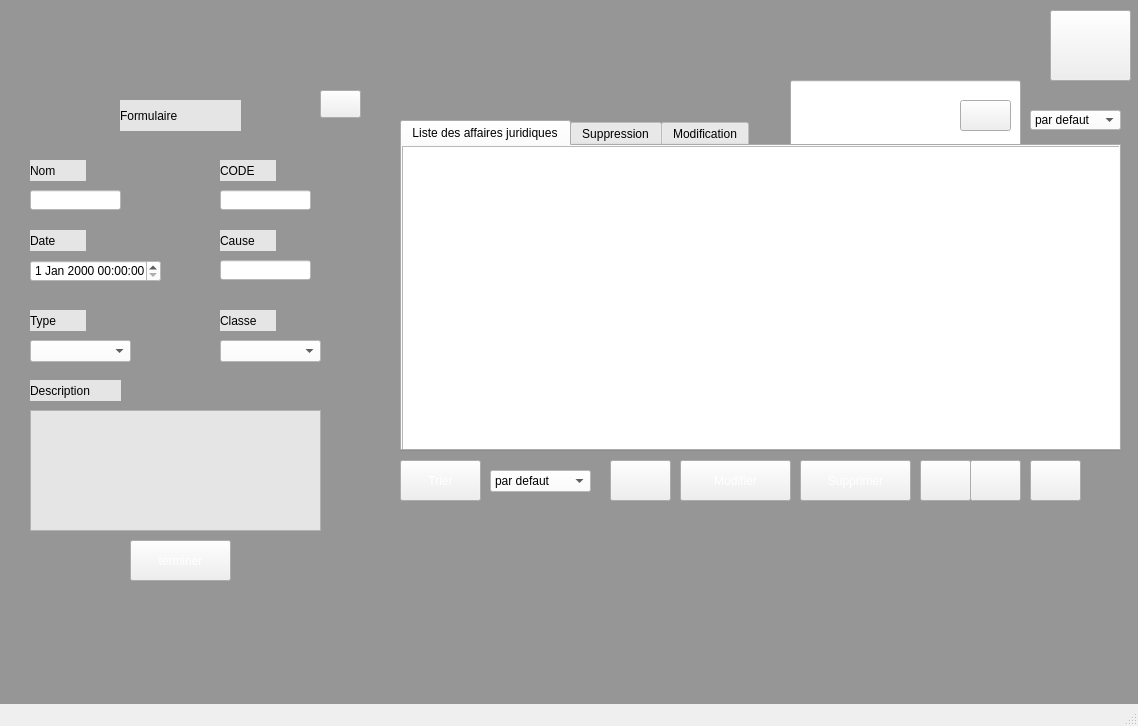
<?xml version="1.0" encoding="UTF-8"?>
<ui version="4.0">
 <class>MainWindow</class>
 <widget class="QMainWindow" name="MainWindow">
  <property name="geometry">
   <rect>
    <x>0</x>
    <y>0</y>
    <width>1138</width>
    <height>726</height>
   </rect>
  </property>
  <property name="windowTitle">
   <string>MainWindow</string>
  </property>
  <property name="styleSheet">
   <string notr="true"/>
  </property>
  <widget class="QWidget" name="centralwidget">
   <widget class="QLabel" name="label_4">
    <property name="geometry">
     <rect>
      <x>0</x>
      <y>0</y>
      <width>1351</width>
      <height>711</height>
     </rect>
    </property>
    <property name="styleSheet">
     <string notr="true">background-color: rgb(150, 150, 150);</string>
    </property>
    <property name="text">
     <string/>
    </property>
   </widget>
   <widget class="QPushButton" name="trier">
    <property name="geometry">
     <rect>
      <x>400</x>
      <y>460</y>
      <width>81</width>
      <height>41</height>
     </rect>
    </property>
    <property name="styleSheet">
     <string notr="true">border-image: url(:/recources/img/blue button.png);
font: 10pt &quot;Arial Rounded MT Bold&quot;;
color: rgb(255, 255, 255);</string>
    </property>
    <property name="text">
     <string>Trier</string>
    </property>
   </widget>
   <widget class="QComboBox" name="tri">
    <property name="geometry">
     <rect>
      <x>490</x>
      <y>470</y>
      <width>101</width>
      <height>22</height>
     </rect>
    </property>
    <property name="styleSheet">
     <string notr="true">background-color: rgb(255, 255, 255);</string>
    </property>
    <item>
     <property name="text">
      <string>par defaut</string>
     </property>
    </item>
    <item>
     <property name="text">
      <string>par classe</string>
     </property>
    </item>
    <item>
     <property name="text">
      <string>par date</string>
     </property>
    </item>
   </widget>
   <widget class="QPushButton" name="profil">
    <property name="geometry">
     <rect>
      <x>1050</x>
      <y>10</y>
      <width>81</width>
      <height>71</height>
     </rect>
    </property>
    <property name="styleSheet">
     <string notr="true">border-image: url(:/recources/img/profile.png);</string>
    </property>
    <property name="text">
     <string/>
    </property>
   </widget>
   <widget class="QLineEdit" name="recherche">
    <property name="geometry">
     <rect>
      <x>790</x>
      <y>80</y>
      <width>231</width>
      <height>71</height>
     </rect>
    </property>
    <property name="styleSheet">
     <string notr="true">
font: 14pt &quot;MS Shell Dlg 2&quot;;
border-image: url(:/recources/img/affichage.png);</string>
    </property>
    <property name="text">
     <string/>
    </property>
   </widget>
   <widget class="QGroupBox" name="groupBox_2">
    <property name="geometry">
     <rect>
      <x>10</x>
      <y>80</y>
      <width>361</width>
      <height>521</height>
     </rect>
    </property>
    <property name="title">
     <string/>
    </property>
    <widget class="QLabel" name="Menuajout">
     <property name="geometry">
      <rect>
       <x>0</x>
       <y>0</y>
       <width>361</width>
       <height>521</height>
      </rect>
     </property>
     <property name="styleSheet">
      <string notr="true">border-image: url(:/recources/img/menu ajout.png);
background-color: rgb(150, 150, 150);</string>
     </property>
     <property name="text">
      <string/>
     </property>
     <property name="scaledContents">
      <bool>true</bool>
     </property>
    </widget>
    <widget class="QPushButton" name="leave">
     <property name="geometry">
      <rect>
       <x>310</x>
       <y>10</y>
       <width>41</width>
       <height>28</height>
      </rect>
     </property>
     <property name="styleSheet">
      <string notr="true">border-image: url(:/recources/img/X.png);</string>
     </property>
     <property name="text">
      <string/>
     </property>
    </widget>
    <widget class="QLabel" name="Formulaire">
     <property name="geometry">
      <rect>
       <x>110</x>
       <y>20</y>
       <width>121</width>
       <height>31</height>
      </rect>
     </property>
     <property name="styleSheet">
      <string notr="true">background-color: rgb(229, 229, 229);
font: 14pt &quot;Arial Rounded MT Bold&quot;;
</string>
     </property>
     <property name="text">
      <string>Formulaire</string>
     </property>
     <property name="scaledContents">
      <bool>true</bool>
     </property>
    </widget>
    <widget class="QLabel" name="NOM_text">
     <property name="geometry">
      <rect>
       <x>20</x>
       <y>80</y>
       <width>56</width>
       <height>21</height>
      </rect>
     </property>
     <property name="styleSheet">
      <string notr="true">background-color: rgb(229, 229, 229);
font: 10pt &quot;MS Shell Dlg 2&quot;;</string>
     </property>
     <property name="text">
      <string>Nom</string>
     </property>
    </widget>
    <widget class="QLabel" name="CODE_text">
     <property name="geometry">
      <rect>
       <x>210</x>
       <y>80</y>
       <width>56</width>
       <height>21</height>
      </rect>
     </property>
     <property name="styleSheet">
      <string notr="true">background-color: rgb(229, 229, 229);
font: 10pt &quot;MS Shell Dlg 2&quot;;</string>
     </property>
     <property name="text">
      <string>CODE</string>
     </property>
    </widget>
    <widget class="QLineEdit" name="Nom">
     <property name="geometry">
      <rect>
       <x>20</x>
       <y>110</y>
       <width>91</width>
       <height>20</height>
      </rect>
     </property>
     <property name="styleSheet">
      <string notr="true">background-color: rgb(255, 255, 255);</string>
     </property>
    </widget>
    <widget class="QLineEdit" name="Code">
     <property name="geometry">
      <rect>
       <x>210</x>
       <y>110</y>
       <width>91</width>
       <height>20</height>
      </rect>
     </property>
     <property name="styleSheet">
      <string notr="true">background-color: rgb(255, 255, 255);</string>
     </property>
    </widget>
    <widget class="QLabel" name="Date">
     <property name="geometry">
      <rect>
       <x>20</x>
       <y>150</y>
       <width>56</width>
       <height>21</height>
      </rect>
     </property>
     <property name="styleSheet">
      <string notr="true">background-color: rgb(229, 229, 229);
font: 10pt &quot;MS Shell Dlg 2&quot;;</string>
     </property>
     <property name="text">
      <string>Date</string>
     </property>
    </widget>
    <widget class="QLabel" name="cause_text">
     <property name="geometry">
      <rect>
       <x>210</x>
       <y>150</y>
       <width>56</width>
       <height>21</height>
      </rect>
     </property>
     <property name="styleSheet">
      <string notr="true">background-color: rgb(229, 229, 229);
font: 10pt &quot;MS Shell Dlg 2&quot;;</string>
     </property>
     <property name="text">
      <string>Cause</string>
     </property>
    </widget>
    <widget class="QDateTimeEdit" name="date">
     <property name="geometry">
      <rect>
       <x>20</x>
       <y>180</y>
       <width>131</width>
       <height>22</height>
      </rect>
     </property>
     <property name="styleSheet">
      <string notr="true">background-color: rgb(255, 255, 255);</string>
     </property>
     <property name="maximumDateTime">
      <datetime>
       <hour>23</hour>
       <minute>59</minute>
       <second>59</second>
       <year>2020</year>
       <month>12</month>
       <day>31</day>
      </datetime>
     </property>
     <property name="minimumDateTime">
      <datetime>
       <hour>0</hour>
       <minute>0</minute>
       <second>0</second>
       <year>1950</year>
       <month>1</month>
       <day>1</day>
      </datetime>
     </property>
    </widget>
    <widget class="QLineEdit" name="cause">
     <property name="geometry">
      <rect>
       <x>210</x>
       <y>180</y>
       <width>91</width>
       <height>20</height>
      </rect>
     </property>
     <property name="styleSheet">
      <string notr="true">background-color: rgb(255, 255, 255);</string>
     </property>
    </widget>
    <widget class="QLabel" name="type_text">
     <property name="geometry">
      <rect>
       <x>20</x>
       <y>230</y>
       <width>56</width>
       <height>21</height>
      </rect>
     </property>
     <property name="styleSheet">
      <string notr="true">background-color: rgb(229, 229, 229);
font: 10pt &quot;MS Shell Dlg 2&quot;;</string>
     </property>
     <property name="text">
      <string>Type</string>
     </property>
    </widget>
    <widget class="QLabel" name="classe_text">
     <property name="geometry">
      <rect>
       <x>210</x>
       <y>230</y>
       <width>56</width>
       <height>21</height>
      </rect>
     </property>
     <property name="styleSheet">
      <string notr="true">background-color: rgb(229, 229, 229);
font: 10pt &quot;MS Shell Dlg 2&quot;;</string>
     </property>
     <property name="text">
      <string>Classe</string>
     </property>
    </widget>
    <widget class="QComboBox" name="classe">
     <property name="geometry">
      <rect>
       <x>210</x>
       <y>260</y>
       <width>101</width>
       <height>22</height>
      </rect>
     </property>
     <property name="styleSheet">
      <string notr="true">background-color: rgb(255, 255, 255);</string>
     </property>
     <item>
      <property name="text">
       <string/>
      </property>
     </item>
     <item>
      <property name="text">
       <string>A</string>
      </property>
     </item>
     <item>
      <property name="text">
       <string>B</string>
      </property>
     </item>
     <item>
      <property name="text">
       <string>C</string>
      </property>
     </item>
     <item>
      <property name="text">
       <string>D</string>
      </property>
     </item>
    </widget>
    <widget class="QLabel" name="description_text">
     <property name="geometry">
      <rect>
       <x>20</x>
       <y>300</y>
       <width>91</width>
       <height>21</height>
      </rect>
     </property>
     <property name="styleSheet">
      <string notr="true">background-color: rgb(229, 229, 229);
font: 10pt &quot;MS Shell Dlg 2&quot;;</string>
     </property>
     <property name="text">
      <string>Description</string>
     </property>
    </widget>
    <widget class="QPlainTextEdit" name="description">
     <property name="geometry">
      <rect>
       <x>20</x>
       <y>330</y>
       <width>291</width>
       <height>121</height>
      </rect>
     </property>
     <property name="styleSheet">
      <string notr="true">background-color: rgb(229, 229, 229);
border-image: url(:/recources/img/description.png);</string>
     </property>
    </widget>
    <widget class="QPushButton" name="done">
     <property name="geometry">
      <rect>
       <x>120</x>
       <y>460</y>
       <width>101</width>
       <height>41</height>
      </rect>
     </property>
     <property name="styleSheet">
      <string notr="true">border-image: url(:/recources/img/blue button.png);
font: 10pt &quot;Arial Rounded MT Bold&quot;;
color: rgb(255, 255, 255);</string>
     </property>
     <property name="text">
      <string>terminer</string>
     </property>
    </widget>
    <widget class="QComboBox" name="type">
     <property name="geometry">
      <rect>
       <x>20</x>
       <y>260</y>
       <width>101</width>
       <height>22</height>
      </rect>
     </property>
     <property name="styleSheet">
      <string notr="true">background-color: rgb(255, 255, 255);</string>
     </property>
     <item>
      <property name="text">
       <string/>
      </property>
     </item>
     <item>
      <property name="text">
       <string>Violation</string>
      </property>
     </item>
     <item>
      <property name="text">
       <string>Misdemeanors</string>
      </property>
     </item>
     <item>
      <property name="text">
       <string>Felonies</string>
      </property>
     </item>
    </widget>
   </widget>
   <widget class="QPushButton" name="supprimer">
    <property name="geometry">
     <rect>
      <x>800</x>
      <y>460</y>
      <width>111</width>
      <height>41</height>
     </rect>
    </property>
    <property name="styleSheet">
     <string notr="true">border-image: url(:/recources/img/blue button.png);
font: 10pt &quot;Arial Rounded MT Bold&quot;;
color: rgb(255, 255, 255);</string>
    </property>
    <property name="text">
     <string>Supprimer</string>
    </property>
   </widget>
   <widget class="QTabWidget" name="Qtab">
    <property name="geometry">
     <rect>
      <x>400</x>
      <y>120</y>
      <width>721</width>
      <height>331</height>
     </rect>
    </property>
    <property name="currentIndex">
     <number>0</number>
    </property>
    <widget class="QWidget" name="Liste_Affaires_Juridique">
     <attribute name="title">
      <string>Liste des affaires juridiques</string>
     </attribute>
     <widget class="QTableView" name="Affichage">
      <property name="geometry">
       <rect>
        <x>0</x>
        <y>0</y>
        <width>721</width>
        <height>311</height>
       </rect>
      </property>
     </widget>
    </widget>
    <widget class="QWidget" name="Suppression">
     <attribute name="title">
      <string>Suppression</string>
     </attribute>
     <widget class="QLabel" name="label">
      <property name="geometry">
       <rect>
        <x>240</x>
        <y>10</y>
        <width>251</width>
        <height>31</height>
       </rect>
      </property>
      <property name="styleSheet">
       <string notr="true">
font: 14pt &quot;Arial Rounded MT Bold&quot;;</string>
      </property>
      <property name="text">
       <string>Supprimer une affaire</string>
      </property>
     </widget>
     <widget class="QLabel" name="CODE_text_2">
      <property name="geometry">
       <rect>
        <x>200</x>
        <y>70</y>
        <width>56</width>
        <height>21</height>
       </rect>
      </property>
      <property name="styleSheet">
       <string notr="true">
font: 10pt &quot;MS Shell Dlg 2&quot;;</string>
      </property>
      <property name="text">
       <string>Code :</string>
      </property>
     </widget>
     <widget class="QLineEdit" name="Code_supp">
      <property name="geometry">
       <rect>
        <x>280</x>
        <y>70</y>
        <width>141</width>
        <height>20</height>
       </rect>
      </property>
      <property name="styleSheet">
       <string notr="true">background-color: rgb(255, 255, 255);</string>
      </property>
     </widget>
     <widget class="QLineEdit" name="Nom_supp">
      <property name="geometry">
       <rect>
        <x>280</x>
        <y>140</y>
        <width>141</width>
        <height>20</height>
       </rect>
      </property>
      <property name="styleSheet">
       <string notr="true">background-color: rgb(255, 255, 255);</string>
      </property>
     </widget>
     <widget class="QLabel" name="NOM_text_2">
      <property name="geometry">
       <rect>
        <x>200</x>
        <y>140</y>
        <width>56</width>
        <height>21</height>
       </rect>
      </property>
      <property name="styleSheet">
       <string notr="true">
font: 10pt &quot;MS Shell Dlg 2&quot;;</string>
      </property>
      <property name="text">
       <string>Nom :</string>
      </property>
     </widget>
     <widget class="QLabel" name="label_2">
      <property name="geometry">
       <rect>
        <x>330</x>
        <y>110</y>
        <width>41</width>
        <height>16</height>
       </rect>
      </property>
      <property name="styleSheet">
       <string notr="true">
font: 12pt &quot;MS Shell Dlg 2&quot;;</string>
      </property>
      <property name="text">
       <string>ou</string>
      </property>
     </widget>
    </widget>
    <widget class="QWidget" name="Modification">
     <attribute name="title">
      <string>Modification</string>
     </attribute>
     <widget class="QLabel" name="label_3">
      <property name="geometry">
       <rect>
        <x>230</x>
        <y>10</y>
        <width>251</width>
        <height>31</height>
       </rect>
      </property>
      <property name="styleSheet">
       <string notr="true">
font: 14pt &quot;Arial Rounded MT Bold&quot;;</string>
      </property>
      <property name="text">
       <string>Modifier une affaire</string>
      </property>
     </widget>
     <widget class="QLabel" name="CODE_text_3">
      <property name="geometry">
       <rect>
        <x>190</x>
        <y>100</y>
        <width>56</width>
        <height>21</height>
       </rect>
      </property>
      <property name="styleSheet">
       <string notr="true">
font: 10pt &quot;MS Shell Dlg 2&quot;;</string>
      </property>
      <property name="text">
       <string>Code :</string>
      </property>
     </widget>
     <widget class="QLineEdit" name="Code_mod">
      <property name="geometry">
       <rect>
        <x>280</x>
        <y>100</y>
        <width>141</width>
        <height>20</height>
       </rect>
      </property>
      <property name="styleSheet">
       <string notr="true">background-color: rgb(255, 255, 255);</string>
      </property>
     </widget>
    </widget>
   </widget>
   <widget class="QPushButton" name="Modifier">
    <property name="geometry">
     <rect>
      <x>680</x>
      <y>460</y>
      <width>111</width>
      <height>41</height>
     </rect>
    </property>
    <property name="styleSheet">
     <string notr="true">border-image: url(:/recources/img/blue button.png);
font: 10pt &quot;Arial Rounded MT Bold&quot;;
color: rgb(255, 255, 255);</string>
    </property>
    <property name="text">
     <string>Modifier</string>
    </property>
   </widget>
   <widget class="QPushButton" name="Recherche">
    <property name="geometry">
     <rect>
      <x>960</x>
      <y>100</y>
      <width>51</width>
      <height>31</height>
     </rect>
    </property>
    <property name="styleSheet">
     <string notr="true">border-image: url(:/recources/img/recherche.png);</string>
    </property>
    <property name="text">
     <string/>
    </property>
   </widget>
   <widget class="QComboBox" name="chercherbox">
    <property name="geometry">
     <rect>
      <x>1030</x>
      <y>110</y>
      <width>91</width>
      <height>20</height>
     </rect>
    </property>
    <property name="styleSheet">
     <string notr="true">background-color: rgb(255, 255, 255);</string>
    </property>
    <item>
     <property name="text">
      <string>par defaut</string>
     </property>
    </item>
    <item>
     <property name="text">
      <string>par classe</string>
     </property>
    </item>
    <item>
     <property name="text">
      <string>par type</string>
     </property>
    </item>
   </widget>
   <widget class="QPushButton" name="refresh">
    <property name="geometry">
     <rect>
      <x>610</x>
      <y>460</y>
      <width>61</width>
      <height>41</height>
     </rect>
    </property>
    <property name="styleSheet">
     <string notr="true">border-image: url(:/recources/img/refresh.png);</string>
    </property>
    <property name="text">
     <string/>
    </property>
   </widget>
   <widget class="QPushButton" name="pdf">
    <property name="geometry">
     <rect>
      <x>1030</x>
      <y>460</y>
      <width>51</width>
      <height>41</height>
     </rect>
    </property>
    <property name="styleSheet">
     <string notr="true">border-image: url(:/recources/img/PDF.png);</string>
    </property>
    <property name="text">
     <string/>
    </property>
   </widget>
   <widget class="QPushButton" name="location">
    <property name="geometry">
     <rect>
      <x>970</x>
      <y>460</y>
      <width>51</width>
      <height>41</height>
     </rect>
    </property>
    <property name="styleSheet">
     <string notr="true">border-image: url(:/recources/img/geolocalisation.png);</string>
    </property>
    <property name="text">
     <string/>
    </property>
   </widget>
   <widget class="QPushButton" name="stat">
    <property name="geometry">
     <rect>
      <x>920</x>
      <y>460</y>
      <width>51</width>
      <height>41</height>
     </rect>
    </property>
    <property name="styleSheet">
     <string notr="true">border-image: url(:/recources/img/stat.png);</string>
    </property>
    <property name="text">
     <string/>
    </property>
   </widget>
   <widget class="QLabel" name="qrcode_2">
    <property name="geometry">
     <rect>
      <x>420</x>
      <y>510</y>
      <width>211</width>
      <height>181</height>
     </rect>
    </property>
    <property name="text">
     <string/>
    </property>
   </widget>
  </widget>
  <widget class="QMenuBar" name="menubar">
   <property name="geometry">
    <rect>
     <x>0</x>
     <y>0</y>
     <width>1138</width>
     <height>26</height>
    </rect>
   </property>
  </widget>
  <widget class="QStatusBar" name="statusbar"/>
 </widget>
 <resources/>
 <connections/>
</ui>
